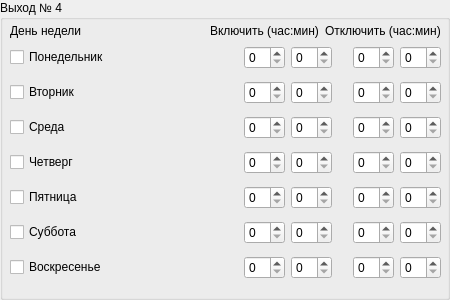
        <widget class="QGroupBox" name="groupBox_4">
         <property name="title">
          <string>Выход № 4</string>
         </property>
         <widget class="QWidget" name="verticalLayoutWidget_6">
          <property name="geometry">
           <rect>
            <x>10</x>
            <y>40</y>
            <width>431</width>
            <height>251</height>
           </rect>
          </property>
          <layout class="QVBoxLayout" name="verticalLayout_6">
           <item>
            <layout class="QHBoxLayout" name="horizontalLayout_44">
             <item>
              <widget class="QCheckBox" name="out4ponC">
               <property name="text">
                <string>Понедельник</string>
               </property>
              </widget>
             </item>
             <item>
              <spacer name="horizontalSpacer_76">
               <property name="orientation">
                <enum>Qt::Horizontal</enum>
               </property>
               <property name="sizeHint" stdset="0">
                <size>
                 <width>40</width>
                 <height>20</height>
                </size>
               </property>
              </spacer>
             </item>
             <item>
              <widget class="QSpinBox" name="out4ponOnHoursS">
               <property name="maximum">
                <number>23</number>
               </property>
              </widget>
             </item>
             <item>
              <widget class="QSpinBox" name="out4ponOnMinsS">
               <property name="maximum">
                <number>59</number>
               </property>
              </widget>
             </item>
             <item>
              <spacer name="horizontalSpacer_77">
               <property name="orientation">
                <enum>Qt::Horizontal</enum>
               </property>
               <property name="sizeType">
                <enum>QSizePolicy::Fixed</enum>
               </property>
               <property name="sizeHint" stdset="0">
                <size>
                 <width>15</width>
                 <height>20</height>
                </size>
               </property>
              </spacer>
             </item>
             <item>
              <widget class="QSpinBox" name="out4ponOffHoursS">
               <property name="maximum">
                <number>23</number>
               </property>
              </widget>
             </item>
             <item>
              <widget class="QSpinBox" name="out4ponOffMinsS">
               <property name="maximum">
                <number>59</number>
               </property>
              </widget>
             </item>
            </layout>
           </item>
           <item>
            <layout class="QHBoxLayout" name="horizontalLayout_45">
             <item>
              <widget class="QCheckBox" name="out4vtorC">
               <property name="text">
                <string>Вторник</string>
               </property>
              </widget>
             </item>
             <item>
              <spacer name="horizontalSpacer_78">
               <property name="orientation">
                <enum>Qt::Horizontal</enum>
               </property>
               <property name="sizeHint" stdset="0">
                <size>
                 <width>40</width>
                 <height>20</height>
                </size>
               </property>
              </spacer>
             </item>
             <item>
              <widget class="QSpinBox" name="out4vtorOnHoursS">
               <property name="maximum">
                <number>23</number>
               </property>
              </widget>
             </item>
             <item>
              <widget class="QSpinBox" name="out4vtorOnMinsS">
               <property name="maximum">
                <number>59</number>
               </property>
              </widget>
             </item>
             <item>
              <spacer name="horizontalSpacer_79">
               <property name="orientation">
                <enum>Qt::Horizontal</enum>
               </property>
               <property name="sizeType">
                <enum>QSizePolicy::Fixed</enum>
               </property>
               <property name="sizeHint" stdset="0">
                <size>
                 <width>15</width>
                 <height>20</height>
                </size>
               </property>
              </spacer>
             </item>
             <item>
              <widget class="QSpinBox" name="out4vtorOffHoursS">
               <property name="maximum">
                <number>23</number>
               </property>
              </widget>
             </item>
             <item>
              <widget class="QSpinBox" name="out4vtorOffMinsS">
               <property name="maximum">
                <number>59</number>
               </property>
              </widget>
             </item>
            </layout>
           </item>
           <item>
            <layout class="QHBoxLayout" name="horizontalLayout_46">
             <item>
              <widget class="QCheckBox" name="out4sredC">
               <property name="text">
                <string>Среда</string>
               </property>
              </widget>
             </item>
             <item>
              <spacer name="horizontalSpacer_80">
               <property name="orientation">
                <enum>Qt::Horizontal</enum>
               </property>
               <property name="sizeHint" stdset="0">
                <size>
                 <width>40</width>
                 <height>20</height>
                </size>
               </property>
              </spacer>
             </item>
             <item>
              <widget class="QSpinBox" name="out4sredOnHoursS">
               <property name="maximum">
                <number>23</number>
               </property>
              </widget>
             </item>
             <item>
              <widget class="QSpinBox" name="out4sredOnMinsS">
               <property name="maximum">
                <number>59</number>
               </property>
              </widget>
             </item>
             <item>
              <spacer name="horizontalSpacer_81">
               <property name="orientation">
                <enum>Qt::Horizontal</enum>
               </property>
               <property name="sizeType">
                <enum>QSizePolicy::Fixed</enum>
               </property>
               <property name="sizeHint" stdset="0">
                <size>
                 <width>15</width>
                 <height>20</height>
                </size>
               </property>
              </spacer>
             </item>
             <item>
              <widget class="QSpinBox" name="out4sredOffHoursS">
               <property name="maximum">
                <number>23</number>
               </property>
              </widget>
             </item>
             <item>
              <widget class="QSpinBox" name="out4sredOffMinsS">
               <property name="maximum">
                <number>59</number>
               </property>
              </widget>
             </item>
            </layout>
           </item>
           <item>
            <layout class="QHBoxLayout" name="horizontalLayout_47">
             <item>
              <widget class="QCheckBox" name="out4chetC">
               <property name="text">
                <string>Четверг</string>
               </property>
              </widget>
             </item>
             <item>
              <spacer name="horizontalSpacer_82">
               <property name="orientation">
                <enum>Qt::Horizontal</enum>
               </property>
               <property name="sizeHint" stdset="0">
                <size>
                 <width>40</width>
                 <height>20</height>
                </size>
               </property>
              </spacer>
             </item>
             <item>
              <widget class="QSpinBox" name="out4chetOnHoursS">
               <property name="maximum">
                <number>23</number>
               </property>
              </widget>
             </item>
             <item>
              <widget class="QSpinBox" name="out4chetOnMinsS">
               <property name="maximum">
                <number>59</number>
               </property>
              </widget>
             </item>
             <item>
              <spacer name="horizontalSpacer_83">
               <property name="orientation">
                <enum>Qt::Horizontal</enum>
               </property>
               <property name="sizeType">
                <enum>QSizePolicy::Fixed</enum>
               </property>
               <property name="sizeHint" stdset="0">
                <size>
                 <width>15</width>
                 <height>20</height>
                </size>
               </property>
              </spacer>
             </item>
             <item>
              <widget class="QSpinBox" name="out4chetOffHoursS">
               <property name="maximum">
                <number>23</number>
               </property>
              </widget>
             </item>
             <item>
              <widget class="QSpinBox" name="out4chetOffMinsS">
               <property name="maximum">
                <number>59</number>
               </property>
              </widget>
             </item>
            </layout>
           </item>
           <item>
            <layout class="QHBoxLayout" name="horizontalLayout_48">
             <item>
              <widget class="QCheckBox" name="out4pyatC">
               <property name="text">
                <string>Пятница</string>
               </property>
              </widget>
             </item>
             <item>
              <spacer name="horizontalSpacer_84">
               <property name="orientation">
                <enum>Qt::Horizontal</enum>
               </property>
               <property name="sizeHint" stdset="0">
                <size>
                 <width>40</width>
                 <height>20</height>
                </size>
               </property>
              </spacer>
             </item>
             <item>
              <widget class="QSpinBox" name="out4pyatOnHoursS">
               <property name="maximum">
                <number>23</number>
               </property>
              </widget>
             </item>
             <item>
              <widget class="QSpinBox" name="out4pyatOnMinsS">
               <property name="maximum">
                <number>59</number>
               </property>
              </widget>
             </item>
             <item>
              <spacer name="horizontalSpacer_85">
               <property name="orientation">
                <enum>Qt::Horizontal</enum>
               </property>
               <property name="sizeType">
                <enum>QSizePolicy::Fixed</enum>
               </property>
               <property name="sizeHint" stdset="0">
                <size>
                 <width>15</width>
                 <height>20</height>
                </size>
               </property>
              </spacer>
             </item>
             <item>
              <widget class="QSpinBox" name="out4pyatOffHoursS">
               <property name="maximum">
                <number>23</number>
               </property>
              </widget>
             </item>
             <item>
              <widget class="QSpinBox" name="out4pyatOffMinsS">
               <property name="maximum">
                <number>59</number>
               </property>
              </widget>
             </item>
            </layout>
           </item>
           <item>
            <layout class="QHBoxLayout" name="horizontalLayout_49">
             <item>
              <widget class="QCheckBox" name="out4subC">
               <property name="text">
                <string>Суббота</string>
               </property>
              </widget>
             </item>
             <item>
              <spacer name="horizontalSpacer_87">
               <property name="orientation">
                <enum>Qt::Horizontal</enum>
               </property>
               <property name="sizeHint" stdset="0">
                <size>
                 <width>40</width>
                 <height>20</height>
                </size>
               </property>
              </spacer>
             </item>
             <item>
              <widget class="QSpinBox" name="out4subOnHoursS">
               <property name="maximum">
                <number>23</number>
               </property>
              </widget>
             </item>
             <item>
              <widget class="QSpinBox" name="out4subOnMinsS">
               <property name="maximum">
                <number>59</number>
               </property>
              </widget>
             </item>
             <item>
              <spacer name="horizontalSpacer_88">
               <property name="orientation">
                <enum>Qt::Horizontal</enum>
               </property>
               <property name="sizeType">
                <enum>QSizePolicy::Fixed</enum>
               </property>
               <property name="sizeHint" stdset="0">
                <size>
                 <width>15</width>
                 <height>20</height>
                </size>
               </property>
              </spacer>
             </item>
             <item>
              <widget class="QSpinBox" name="out4subOffHoursS">
               <property name="maximum">
                <number>23</number>
               </property>
              </widget>
             </item>
             <item>
              <widget class="QSpinBox" name="out4subOffMinsS">
               <property name="maximum">
                <number>59</number>
               </property>
              </widget>
             </item>
            </layout>
           </item>
           <item>
            <layout class="QHBoxLayout" name="horizontalLayout_50">
             <item>
              <widget class="QCheckBox" name="out4voskC">
               <property name="text">
                <string>Воскресенье</string>
               </property>
              </widget>
             </item>
             <item>
              <spacer name="horizontalSpacer_89">
               <property name="orientation">
                <enum>Qt::Horizontal</enum>
               </property>
               <property name="sizeHint" stdset="0">
                <size>
                 <width>40</width>
                 <height>20</height>
                </size>
               </property>
              </spacer>
             </item>
             <item>
              <widget class="QSpinBox" name="out4voskOnHoursS">
               <property name="maximum">
                <number>23</number>
               </property>
              </widget>
             </item>
             <item>
              <widget class="QSpinBox" name="out4voskOnMinsS">
               <property name="maximum">
                <number>59</number>
               </property>
              </widget>
             </item>
             <item>
              <spacer name="horizontalSpacer_90">
               <property name="orientation">
                <enum>Qt::Horizontal</enum>
               </property>
               <property name="sizeType">
                <enum>QSizePolicy::Fixed</enum>
               </property>
               <property name="sizeHint" stdset="0">
                <size>
                 <width>15</width>
                 <height>20</height>
                </size>
               </property>
              </spacer>
             </item>
             <item>
              <widget class="QSpinBox" name="out4voskOffHoursS">
               <property name="maximum">
                <number>23</number>
               </property>
              </widget>
             </item>
             <item>
              <widget class="QSpinBox" name="out4voskOffMinsS">
               <property name="maximum">
                <number>59</number>
               </property>
              </widget>
             </item>
            </layout>
           </item>
          </layout>
         </widget>
         <widget class="QWidget" name="horizontalLayoutWidget_15">
          <property name="geometry">
           <rect>
            <x>10</x>
            <y>20</y>
            <width>431</width>
            <height>22</height>
           </rect>
          </property>
          <layout class="QHBoxLayout" name="horizontalLayout_51">
           <item>
            <widget class="QLabel" name="timerOut1Label_6">
             <property name="text">
              <string>День недели</string>
             </property>
            </widget>
           </item>
           <item>
            <spacer name="horizontalSpacer_32">
             <property name="orientation">
              <enum>Qt::Horizontal</enum>
             </property>
             <property name="sizeHint" stdset="0">
              <size>
               <width>40</width>
               <height>20</height>
              </size>
             </property>
            </spacer>
           </item>
           <item>
            <widget class="QLabel" name="label_11">
             <property name="text">
              <string>Включить (час:мин)</string>
             </property>
            </widget>
           </item>
           <item>
            <widget class="QLabel" name="label_12">
             <property name="text">
              <string>Отключить (час:мин)</string>
             </property>
            </widget>
           </item>
          </layout>
         </widget>
        </widget>
